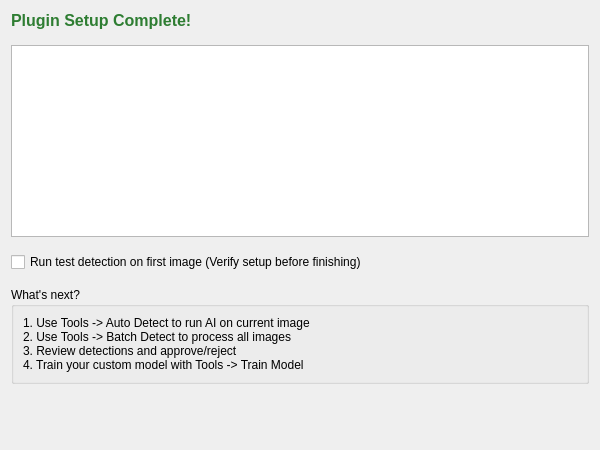
<?xml version="1.0" encoding="UTF-8"?>
<ui version="4.0">
 <class>SummaryPage</class>
 <widget class="QWizardPage" name="SummaryPage">
  <property name="geometry">
   <rect>
    <x>0</x>
    <y>0</y>
    <width>600</width>
    <height>450</height>
   </rect>
  </property>
  <layout class="QVBoxLayout" name="main_layout">
   <property name="spacing">
    <number>15</number>
   </property>
   <item>
    <widget class="QLabel" name="success_label_">
     <property name="font">
      <font>
       <pointsize>12</pointsize>
       <bold>true</bold>
      </font>
     </property>
     <property name="styleSheet">
      <string notr="true">color: #2e7d32;</string>
     </property>
     <property name="text">
      <string>Plugin Setup Complete!</string>
     </property>
    </widget>
   </item>
   <item>
    <widget class="QTextEdit" name="summary_text_">
     <property name="maximumSize">
      <size>
       <width>16777215</width>
       <height>200</height>
      </size>
     </property>
     <property name="readOnly">
      <bool>true</bool>
     </property>
    </widget>
   </item>
   <item>
    <widget class="QCheckBox" name="test_detection_checkbox_">
     <property name="text">
      <string>Run test detection on first image (Verify setup before finishing)</string>
     </property>
    </widget>
   </item>
   <item>
    <widget class="QGroupBox" name="next_steps_group_">
     <property name="title">
      <string>What's next?</string>
     </property>
     <layout class="QVBoxLayout" name="next_steps_layout">
      <item>
       <widget class="QLabel" name="next_steps_label_">
        <property name="text">
         <string>1. Use Tools -&gt; Auto Detect to run AI on current image
2. Use Tools -&gt; Batch Detect to process all images
3. Review detections and approve/reject
4. Train your custom model with Tools -&gt; Train Model</string>
        </property>
        <property name="wordWrap">
         <bool>true</bool>
        </property>
       </widget>
      </item>
     </layout>
    </widget>
   </item>
   <item>
    <spacer name="verticalSpacer">
     <property name="orientation">
      <enum>Qt::Vertical</enum>
     </property>
     <property name="sizeHint" stdset="0">
      <size>
       <width>20</width>
       <height>40</height>
      </size>
     </property>
    </spacer>
   </item>
  </layout>
 </widget>
 <resources/>
 <connections/>
</ui>
